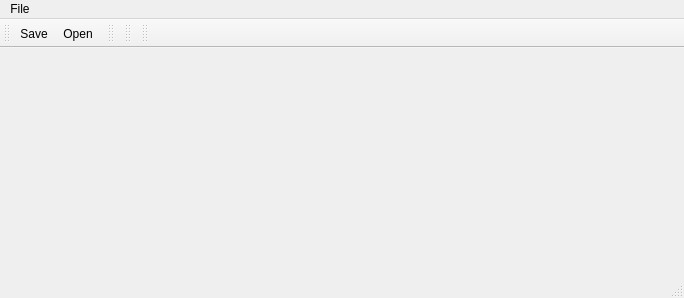
<?xml version="1.0" encoding="UTF-8"?>
<ui version="4.0">
 <class>MainWindow</class>
 <widget class="QMainWindow" name="MainWindow">
  <property name="geometry">
   <rect>
    <x>0</x>
    <y>0</y>
    <width>684</width>
    <height>298</height>
   </rect>
  </property>
  <property name="focusPolicy">
   <enum>Qt::StrongFocus</enum>
  </property>
  <property name="windowTitle">
   <string>MainWindow</string>
  </property>
  <widget class="MyGLWidget" name="centralWidget">
   <layout class="QVBoxLayout" name="verticalLayout"/>
  </widget>
  <widget class="QMenuBar" name="menuBar">
   <property name="geometry">
    <rect>
     <x>0</x>
     <y>0</y>
     <width>684</width>
     <height>17</height>
    </rect>
   </property>
   <widget class="QMenu" name="menuFile">
    <property name="focusPolicy">
     <enum>Qt::StrongFocus</enum>
    </property>
    <property name="title">
     <string>File</string>
    </property>
    <addaction name="actionSave"/>
    <addaction name="actionOpen"/>
    <addaction name="separator"/>
    <addaction name="actionClear"/>
   </widget>
   <addaction name="menuFile"/>
  </widget>
  <widget class="QToolBar" name="mainToolBar">
   <attribute name="toolBarArea">
    <enum>TopToolBarArea</enum>
   </attribute>
   <attribute name="toolBarBreak">
    <bool>false</bool>
   </attribute>
   <addaction name="actionSave"/>
   <addaction name="actionOpen"/>
  </widget>
  <widget class="QStatusBar" name="statusBar"/>
  <widget class="QToolBar" name="toolBar">
   <property name="windowTitle">
    <string>toolBar</string>
   </property>
   <attribute name="toolBarArea">
    <enum>TopToolBarArea</enum>
   </attribute>
   <attribute name="toolBarBreak">
    <bool>false</bool>
   </attribute>
  </widget>
  <widget class="QToolBar" name="toolBar_2">
   <property name="windowTitle">
    <string>toolBar_2</string>
   </property>
   <attribute name="toolBarArea">
    <enum>TopToolBarArea</enum>
   </attribute>
   <attribute name="toolBarBreak">
    <bool>false</bool>
   </attribute>
  </widget>
  <widget class="QToolBar" name="toolBar_3">
   <property name="windowTitle">
    <string>toolBar_3</string>
   </property>
   <attribute name="toolBarArea">
    <enum>TopToolBarArea</enum>
   </attribute>
   <attribute name="toolBarBreak">
    <bool>false</bool>
   </attribute>
  </widget>
  <action name="actionClose">
   <property name="text">
    <string>Close</string>
   </property>
  </action>
  <action name="actionSave">
   <property name="icon">
    <iconset resource="myres.qrc">
     <normaloff>:/Images/toolbar_icons/save-icon.png</normaloff>:/Images/toolbar_icons/save-icon.png</iconset>
   </property>
   <property name="text">
    <string>Save</string>
   </property>
  </action>
  <action name="actionClear">
   <property name="text">
    <string>Clear</string>
   </property>
  </action>
  <action name="actionOpen">
   <property name="icon">
    <iconset resource="myres.qrc">
     <normaloff>:/Images/toolbar_icons/folder-open-icon.png</normaloff>:/Images/toolbar_icons/folder-open-icon.png</iconset>
   </property>
   <property name="text">
    <string>Open</string>
   </property>
  </action>
 </widget>
 <layoutdefault spacing="6" margin="11"/>
 <customwidgets>
  <customwidget>
   <class>MyGLWidget</class>
   <extends>QWidget</extends>
   <header location="global">myglwidget.h</header>
   <container>1</container>
   <slots>
    <signal>saveFile()</signal>
   </slots>
  </customwidget>
 </customwidgets>
 <resources>
  <include location="myres.qrc"/>
 </resources>
 <connections/>
</ui>
